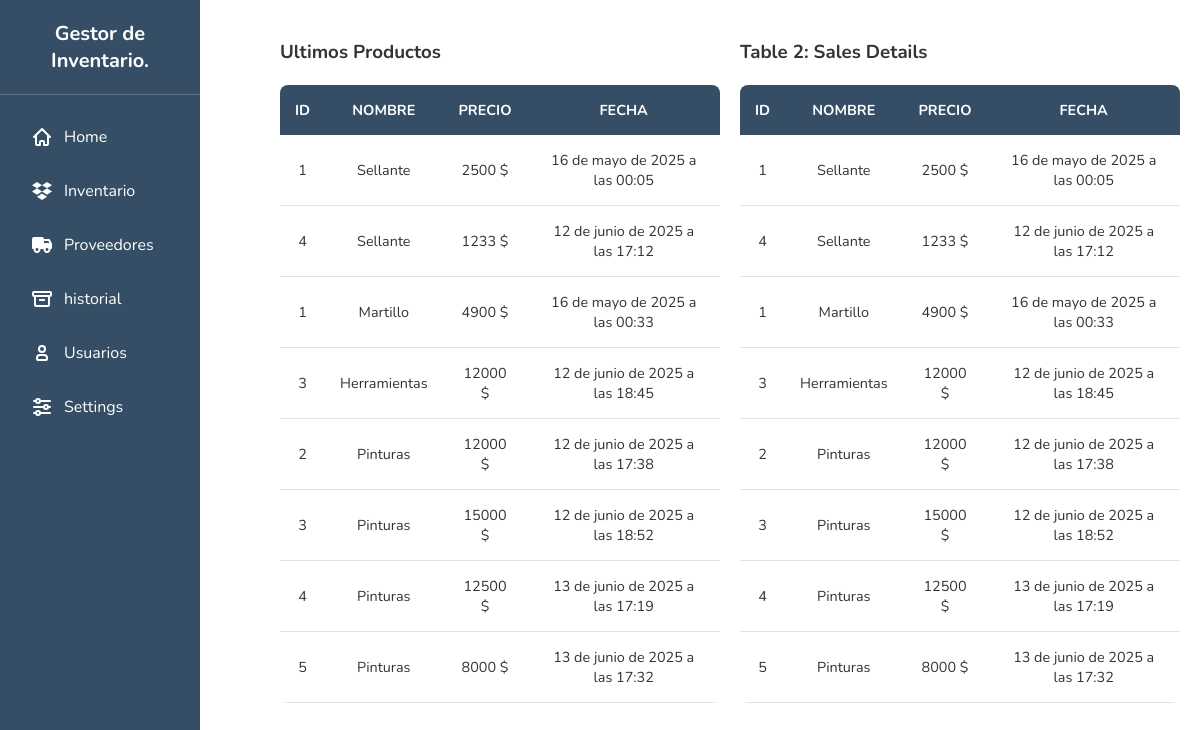
The app's page /index (signed in) with its own data.
### inventory/models.py (models this page shows, shortened)
class Producto(models.Model):
    name = models.CharField(max_length=200, default='Sin nombre')
    type = models.CharField(max_length=200, blank=False)
    price = models.IntegerField()
    stock = models.IntegerField(default=0)
    choices = (
        ('AVAILABLE', 'Item ready to be purchased'),
        ('SOLD', 'Item already purchased'),
        ('RESTOCKING', 'Item restocking in a few days')
    )
    status = models.CharField(max_length=10, choices=choices, default='SOLD')
    issues = models.CharField(max_length=50, default="No Issues")
    date_added = models.DateTimeField(default=now, editable=False)
    class Meta:
        abstract = True

class Sellantes(Producto):
    pass

class Herramientas(Producto):
    pass

class Pinturas(Producto):
    pass

### inventory/views.py (the view)
# urls.py: re_path(r'index$', index, name='index'),
@login_required
def index(request):
    try:
        sellantes = Sellantes.objects.all()
    except OperationalError:
        sellantes = []
    try:
        herramientas = Herramientas.objects.all()
    except OperationalError:
        herramientas = []
    try:
        pinturas = Pinturas.objects.all()
    except OperationalError:
        pinturas = []
    items = [
        {"item": sellante, "category": "Sellantes"} for sellante in sellantes
    ] + [
        {"item": herramienta, "category": "Herramientas"} for herramienta in herramientas
    ] + [
        {"item": pintura, "category": "Pinturas"} for pintura in pinturas
    ]
    context = {
        'items': items,
    }
    return render(request, 'inv/index.html', context)

### inventory/templates/inv/index.html
{% extends 'inv/base.html' %}
{% block body %}
<div class="table-container">
  <div class="table-wrapper">
    <h3>Ultimos Productos</h3>
    <table class="table table-hover">
      <thead>
        <tr>
          <th>ID</th>
          <th>Nombre</th>
          <th>Precio</th>
          <th>Fecha</th>
        </tr>
      </thead>
      <tbody>
        {% for entry in items %}
        <tr>
          <td>{{ entry.item.pk }}</td>
          <td>{{ entry.item.type }}</td>
          <td>{{ entry.item.price }} $</td>
          <td>{{ entry.item.date_added }}</td>
        </tr>
        {% empty %}
        <tr>
          <td colspan="4" class="text-center">No hay productos en el inventario.</td>
        </tr>
        {% endfor %}
      </tbody>
    </table>
  </div>
  <div class="table-wrapper">
    <h3>Table 2: Sales Details</h3>
    <table class="table table-hover">
      <thead>
        <tr>
          <th>ID</th>
          <th>Nombre</th>
          <th>Precio</th>
          <th>Fecha</th>
        </tr>
      </thead>
      <tbody>
        {% for entry in items %}
        <tr>
          <td>{{ entry.item.pk }}</td>
          <td>{{ entry.item.type }}</td>
          <td>{{ entry.item.price }} $</td>
          <td>{{ entry.item.date_added }}</td>
        </tr>
        {% empty %}
        <tr>
          <td colspan="4" class="text-center">No hay productos en el inventario.</td>
        </tr>
        {% endfor %}
      </tbody>
    </table>
  </div>
</div>
{% endblock %}

### records on screen
Sellantes: item.pk "1", item.type "Sellante", item.price "2500", item.date_added "16 de mayo de 2025 a las 00:05"
Sellantes: item.pk "4", item.type "Sellante", item.price "1233", item.date_added "12 de junio de 2025 a las 17:12"
Herramientas: item.pk "1", item.type "Martillo", item.price "4900", item.date_added "16 de mayo de 2025 a las 00:33"
Herramientas: item.pk "3", item.type "Herramientas", item.price "12000", item.date_added "12 de junio de 2025 a las 18:45"
Pinturas: item.pk "2", item.type "Pinturas", item.price "12000", item.date_added "12 de junio de 2025 a las 17:38"
Pinturas: item.pk "3", item.type "Pinturas", item.price "15000", item.date_added "12 de junio de 2025 a las 18:52"
Pinturas: item.pk "4", item.type "Pinturas", item.price "12500", item.date_added "13 de junio de 2025 a las 17:19"
Pinturas: item.pk "5", item.type "Pinturas", item.price "8000", item.date_added "13 de junio de 2025 a las 17:32"
